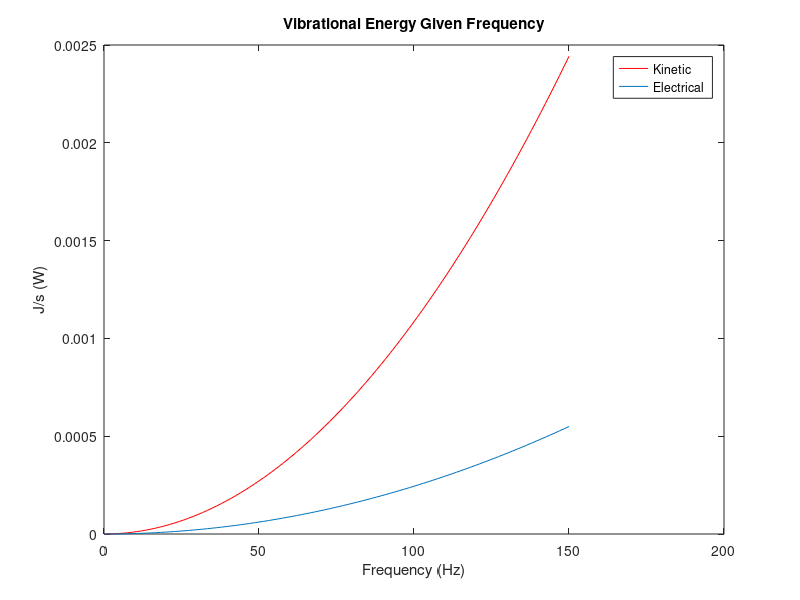

This figure's MATLAB source:
%uPowerGen3 - Looking at kinetic energy

% Magnets - 2
B = 0.1050*2; %Tesla
d = 0.63; %cm
r = d/2; %cm
h = 0.63*2; %cm
dens = 7; %g/cm^3
vol = pi*h*r^2; %cm^3
mass = dens*vol/1000; % g

w = 2*pi*linspace(0,150);
f = w/(2*pi);
amp = 0.002;
vel = amp*w/sqrt(2);

mechEff = 0.75;
elecEff = 0.30;
eff = mechEff*elecEff;

KE = 0.5*mass*(vel.^2);
EE = KE*eff;

plot(f, KE,'r', f, EE)
title('Vibrational Energy Given Frequency')
xlabel('Frequency (Hz)')
ylabel('J/s (W)')
legend('Kinetic', 'Electrical')
